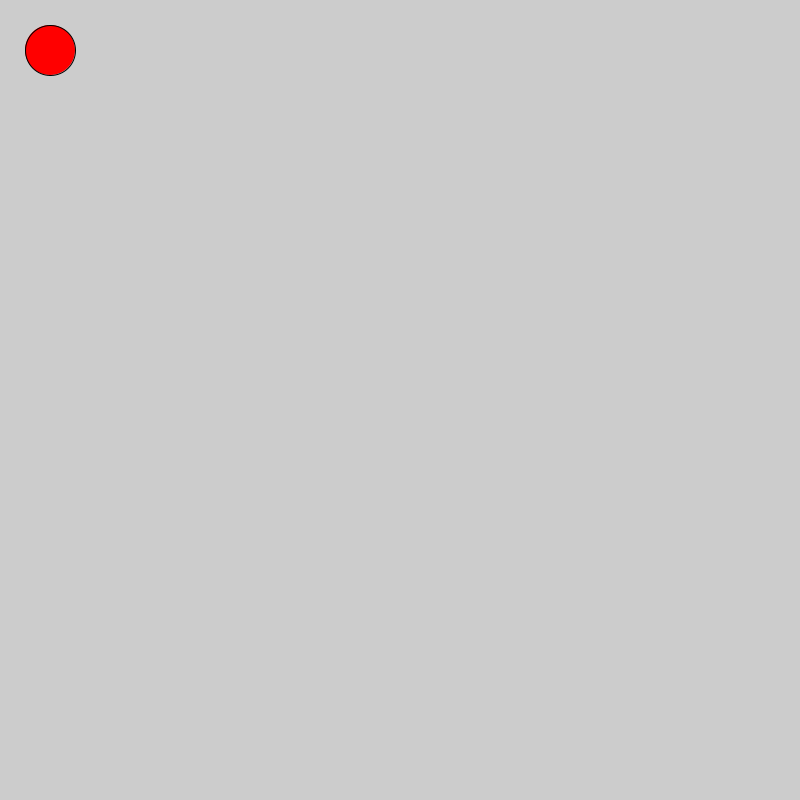
Frame 1 (no input)
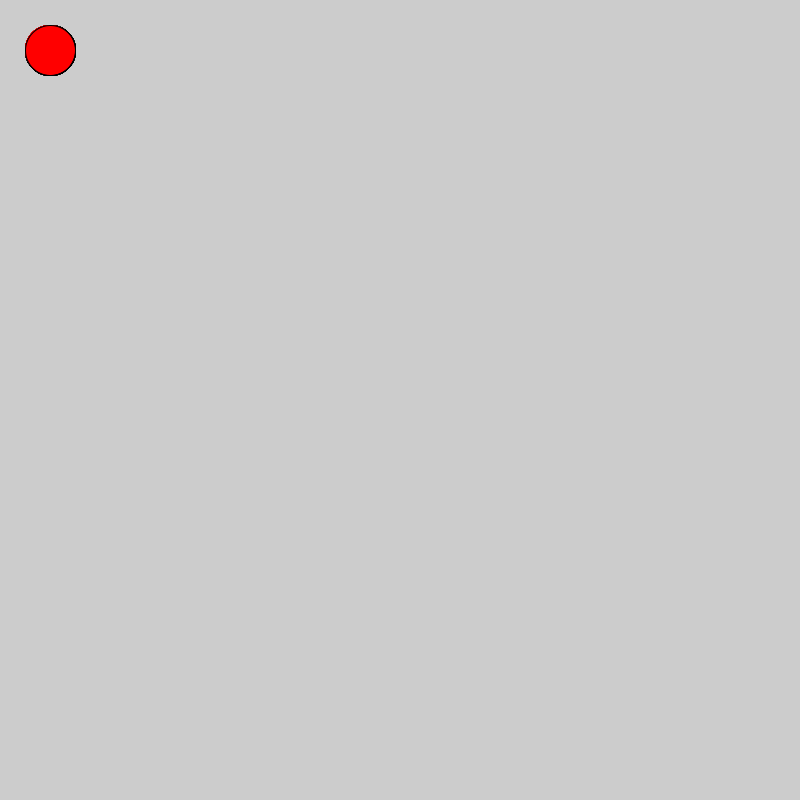
Frame 60 (the mouse pressed at the canvas centre just before this capture)
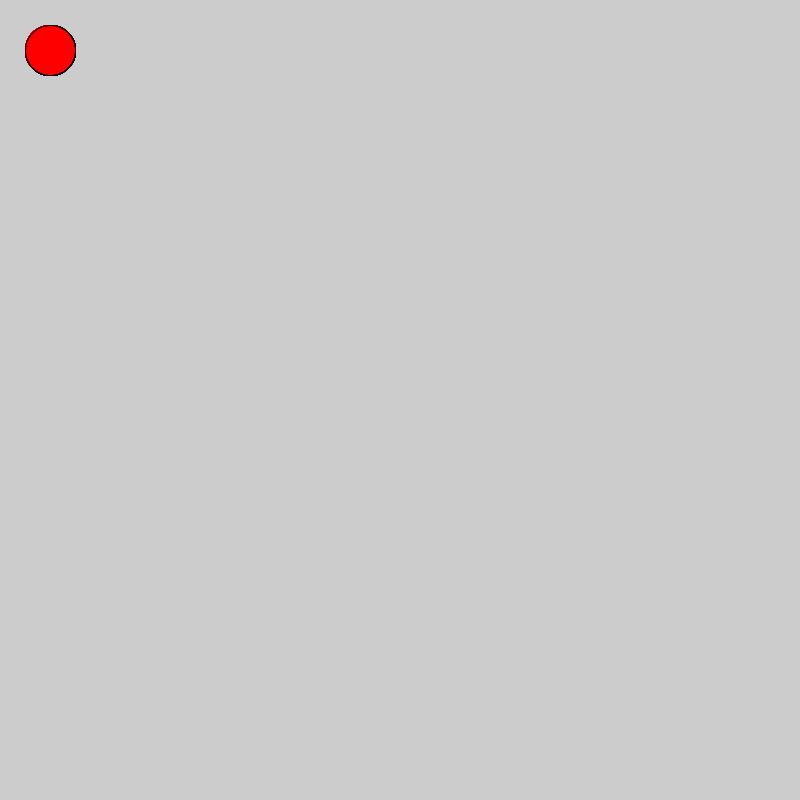
Frame 120 (the mouse held since frame 60 and released just before this capture)

The Processing sketch that drew these frames (run headless with seeded random() and noise(); from frame 60 on, the mouse is pressed at the canvas centre):

// Processing sketch: LogicalDot
// ── LogicalDot.pde
void setup() {
  size(800,800);
}

void draw() {
  fill(255,0,0);
  
  ellipse(50,50,50,50);
  
  if(mousePressed) {
    fill(0,255,0);
  }
}
